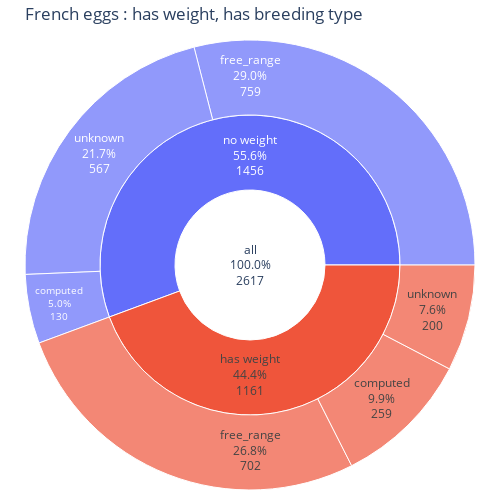

Notebook code cell kept with this figure:
### Code cell
fig = px.sunburst(
    eggs_fr,
    path=[px.Constant("all"), 'has_egg_weight_s', 'has_breeding_type']
)

fig.update_traces(
    texttemplate="%{label}<br>%{percentRoot:.1%}<br>%{value}",
    textfont=dict(size=12),
    insidetextorientation='horizontal'

)

fig.update_layout(
    title = "French eggs : has weight, has breeding type",
    width=500,
    height=500,
    margin=dict(t=40, l=10, r=10, b=10)
)

fig.show()

### Figure 1 — Plotly figure (JSON) as saved in the notebook; plotly's stock layout.template omitted (floating-point values rounded to 4 significant figures)
{"data": [{"branchvalues": "total", "domain": {"x": [0, 1], "y": [0, 1]}, "hovertemplate": "labels=%{label}<br>count=%{value}<br>parent=%{parent}<br>id=%{id}<extra></extra>", "ids": ["all/has weight/unknown", "all/no weight/unknown", "all/has weight/computed", "all/has weight/free_range", "all/no weight/computed", "all/no weight/free_range", "all/has weight", "all/no weight", "all"], "insidetextorientation": "horizontal", "labels": ["unknown", "unknown", "computed", "free_range", "computed", "free_range", "has weight", "no weight", "all"], "name": "", "parents": ["all/has weight", "all/no weight", "all/has weight", "all/has weight", "all/no weight", "all/no weight", "all", "all", ""], "textfont": {"size": 12}, "texttemplate": "%{label}<br>%{percentRoot:.1%}<br>%{value}", "type": "sunburst", "values": [200, 567, 259, 702, 130, 759, 1161, 1456, 2617]}], "layout": {"height": 500, "legend": {"tracegroupgap": 0}, "margin": {"b": 10, "l": 10, "r": 10, "t": 40}, "title": {"text": "French eggs : has weight, has breeding type"}, "width": 500}}
